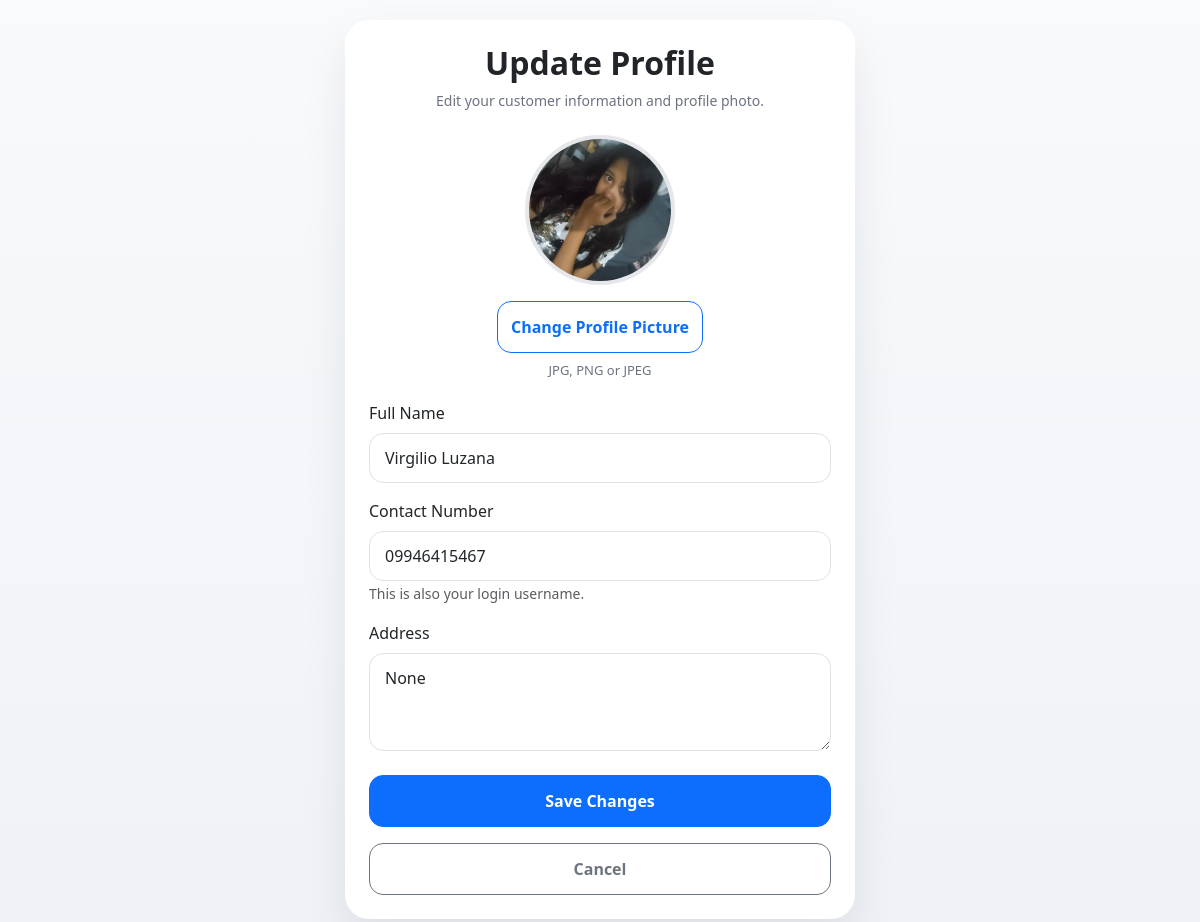
Screenshot of /customer/profile/update/ (signed in) with the database file from the repository.
### booking/models.py (models this page shows, shortened)
class CustomerProfile(models.Model):
    user = models.OneToOneField(
        User,
        on_delete=models.CASCADE,
        related_name="customer_profile"
    )
    full_name = models.CharField(max_length=100)
    contact_number = models.CharField(
        max_length=20,
        unique=True
    )
    address = models.TextField(blank=True, null=True)
    profile_picture = models.ImageField(storage=MediaCloudinaryStorage(), upload_to='habal/', blank=False, null=False)
    created_at = models.DateTimeField(auto_now_add=True)

### booking/views.py (the view, shortened to what this page needs)
# urls.py: path("customer/profile/update/",views.customer_profile_update,name="customer_profile_update"),
@login_required
def customer_profile_update(request):
    customer = request.user.customer_profile
    return render(request, "booking/customer_profile_update.html", {
        "customer": customer
    })

### booking/templates/booking/customer_profile_update.html (shortened to what this page needs)
<!DOCTYPE html>
<html>
<head>
    <link
        href="https://cdn.jsdelivr.net/npm/bootstrap@5.3.2/dist/css/bootstrap.min.css"
        rel="stylesheet">
</head>
<body>
<div class="profile-wrapper">
    <div class="card profile-card p-4">
        <div class="text-center mb-4">
            <h2 class="page-title">
                Update Profile
            </h2>
            <div class="page-subtitle">
                Edit your customer information and profile photo.
            </div>
        </div>
        <form method="POST" enctype="multipart/form-data">
            <div class="upload-box">
                {% if customer.profile_picture %}
                    <img
                        src="{{ customer.profile_picture.url }}"
                        id="preview"
                        class="profile-preview">
                {% else %}
                    <img
                        src="https://cdn-icons-png.flaticon.com/512/149/149071.png"
                        id="preview"
                        class="profile-preview">
                {% endif %}
                <label class="btn btn-outline-primary mt-3">
                    Change Profile Picture
                </label>
                <div class="camera-text mt-2">
                    JPG, PNG or JPEG
                </div>
            </div>
            <div class="mb-3">
                <label class="form-label">
                    Full Name
                </label>
                <input
                    type="text"
                    name="full_name"
                    class="form-control"
                    value="{{ customer.full_name }}"
                    required>
            </div>
            <div class="mb-3">
                <label class="form-label">
                    Contact Number
                </label>
                <input
                    type="text"
                    name="contact_number"
                    class="form-control"
                    value="{{ customer.contact_number }}"
                    required>
                <small class="text-muted">
                    This is also your login username.
                </small>
            </div>
            <div class="mb-4">
                <label class="form-label">
                    Address
                </label>
                <textarea
                    name="address"
                    rows="3"
                    class="form-control"
                    placeholder="Complete Address">{{ customer.address }}</textarea>
            </div>
            <button type="submit" class="btn btn-primary w-100">
                Save Changes
            </button>
            <a
                href="{% url 'customer_dashboard' %}"
                class="btn btn-outline-secondary w-100 mt-3">
                Cancel
            </a>
        </form>
    </div>
</div>
</body>
</html>

### booking/templates/booking/customer_profile_update.html (style rules this page uses)
body { background: linear-gradient(180deg, #f8fafc, #eef2f7); font-family: system-ui, -apple-system, BlinkMacSystemFont, "Segoe UI", sans-serif; }
.profile-wrapper { max-width: 550px; margin: auto; padding: 20px; }
.profile-card { border: none; border-radius: 24px; box-shadow: 0 20px 45px rgba(0,0,0,.08); }
.page-title { font-weight: 900; }
.page-subtitle { color: #6b7280; font-size: 14px; }
.form-control { border-radius: 14px; padding: 12px 15px; }
.btn { border-radius: 14px; padding: 13px; font-weight: 700; }
.profile-preview { width: 150px; height: 150px; object-fit: cover; border-radius: 50%; border: 4px solid #e5e7eb; display: block; margin: auto; background: #f3f4f6; }
.upload-box { text-align: center; margin-bottom: 20px; }
.upload-box label { cursor: pointer; }
.camera-text { font-size: 13px; color: #6b7280; }

### rows the page displays
CustomerProfile: profile_picture (picture), full_name "Virgilio Luzana", contact_number "09946415467", address "None"
